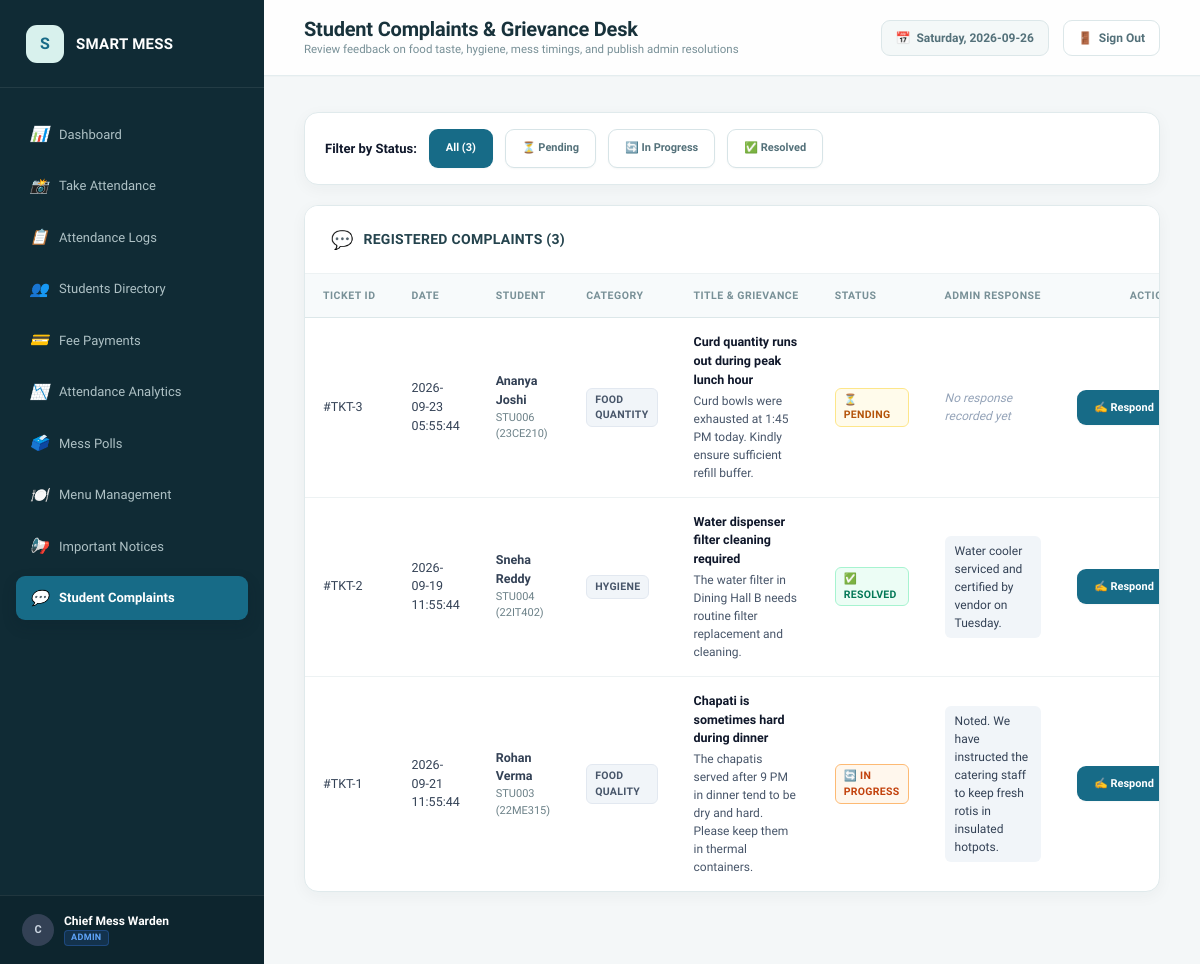
The page /admin/complaints (signed in) on the database as committed earlier.
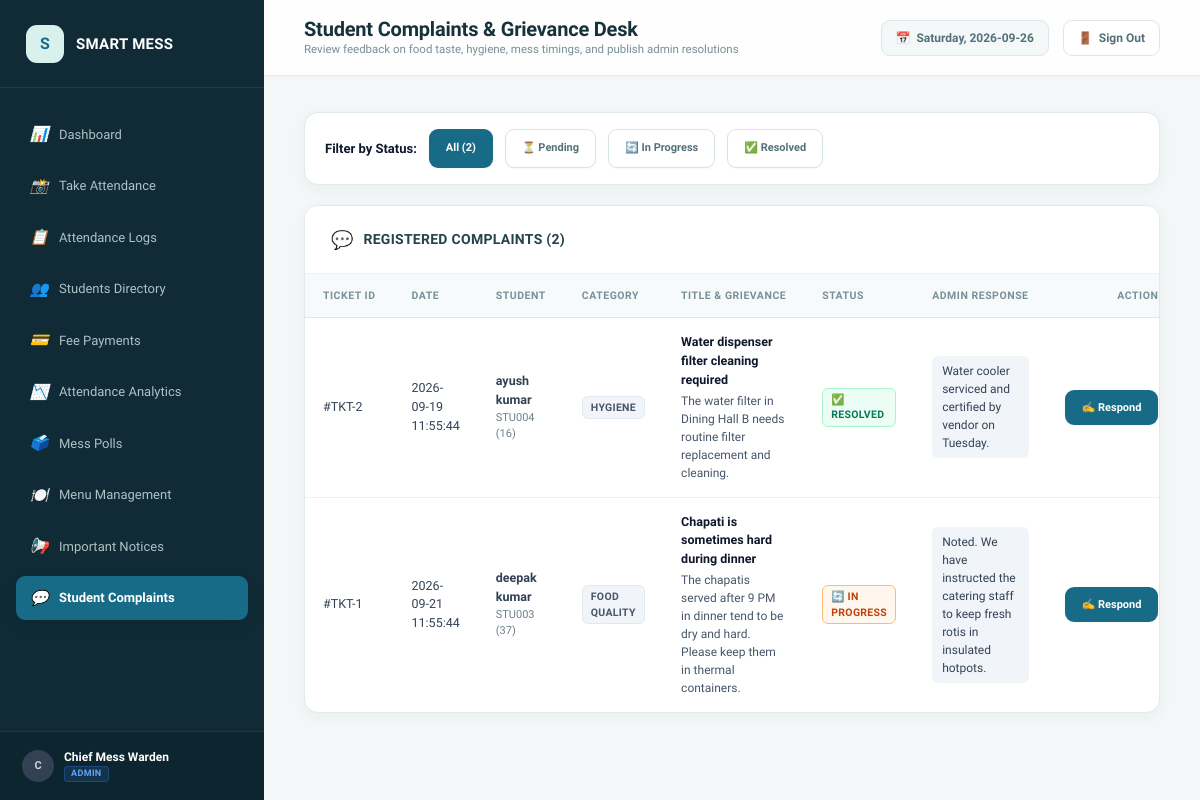
The same page on the database as committed later.
### tables this page shows
CREATE TABLE complaints (
        id INTEGER PRIMARY KEY AUTOINCREMENT,
        complaint_id TEXT UNIQUE NOT NULL,
        student_id TEXT NOT NULL,
        category TEXT NOT NULL,
        title TEXT NOT NULL,
        description TEXT NOT NULL,
        status TEXT DEFAULT 'Pending',
        admin_response TEXT,
        created_at TEXT NOT NULL,
        updated_at TEXT,
        FOREIGN KEY (student_id) REFERENCES students(student_id) ON DELETE CASCADE
    );

CREATE TABLE students (
        id INTEGER PRIMARY KEY AUTOINCREMENT,
        student_id TEXT UNIQUE NOT NULL,
        full_name TEXT NOT NULL,
        roll_number TEXT UNIQUE NOT NULL,
        branch TEXT NOT NULL,
        semester TEXT NOT NULL,
        mobile_number TEXT NOT NULL,
        password_hash TEXT NOT NULL,
        payment_status TEXT DEFAULT 'Unpaid',
        face_registered INTEGER DEFAULT 0,
        face_image_path TEXT,
        registration_date TEXT NOT NULL
    );

### app.py (the view)
@app.route("/admin/complaints")
@admin_required
def admin_complaints():
    status_filter = request.args.get("status", "")
    category_filter = request.args.get("category", "")
    conn = get_db_connection()
    cursor = conn.cursor()
    query = """
    SELECT c.id, c.complaint_id, c.student_id, s.full_name, s.roll_number, s.branch,
           c.category, c.title, c.description, c.status, c.admin_response, c.created_at, c.updated_at
    FROM complaints c
    JOIN students s ON c.student_id = s.student_id
    WHERE 1=1
    """
    params = []
    if status_filter:
        query += " AND c.status = ?"
        params.append(status_filter)
    if category_filter:
        query += " AND c.category = ?"
        params.append(category_filter)
    query += " ORDER BY c.id DESC"
    cursor.execute(query, params)
    complaints = cursor.fetchall()
    conn.close()
    categories = ["Food Quality", "Food Quantity", "Hygiene", "Timing", "Staff Behaviour", "Other"]
    return render_template(
        "admin/complaints.html",
        complaints=complaints,
        categories=categories,
        selected_status=status_filter,
        selected_category=category_filter
    )

### app.py (called while the page is built)
def admin_required(f):
    @wraps(f)
    def decorated_function(*args, **kwargs):
        if "user_role" not in session or session["user_role"] != "admin":
            flash("Admin access required. Please log in as an administrator.", "warning")
            return redirect(url_for("login"))
        return f(*args, **kwargs)
    return decorated_function

@app.context_processor
def inject_global_vars():
    now = datetime.now()
    return {
        "current_year": now.year,
        "current_date": now.strftime("%Y-%m-%d"),
        "current_day": now.strftime("%A"),
        "user_role": session.get("user_role"),
        "user_name": session.get("user_name"),
        "user_id": session.get("user_id"),
        "student_id": session.get("student_id")
    }

### database.py (called while the page is built)
def get_db_connection():
    conn = sqlite3.connect(DB_PATH)
    conn.row_factory = sqlite3.Row
    conn.execute("PRAGMA foreign_keys = ON;")
    return conn

### templates/admin/complaints.html (shortened to what the changed rows need)
{% extends "base.html" %}
{% block page_title %}Student Complaints & Grievance Desk{% endblock %}
{% block content %}
<div class="card" style="margin-bottom: 20px;">
  <div class="card-body" style="padding: 16px 20px;">
    <form method="GET" action="{{ url_for('admin_complaints') }}" style="display: flex; gap: 12px; align-items: center; flex-wrap: wrap;">
      <span style="font-size: 13px; font-weight: 700; color: #0f172a;">Filter by Status:</span>
      <a href="{{ url_for('admin_complaints') }}" class="btn btn-sm {% if not selected_status %}btn-primary{% else %}btn-secondary{% endif %}">
        All ({{ complaints | length }})
      </a>
      <a href="{{ url_for('admin_complaints', status='Pending') }}" class="btn btn-sm {% if selected_status == 'Pending' %}btn-primary{% else %}btn-secondary{% endif %}">
        ⏳ Pending
      </a>
      <a href="{{ url_for('admin_complaints', status='In Progress') }}" class="btn btn-sm {% if selected_status == 'In Progress' %}btn-primary{% else %}btn-secondary{% endif %}">
        🔄 In Progress
      </a>
      <a href="{{ url_for('admin_complaints', status='Resolved') }}" class="btn btn-sm {% if selected_status == 'Resolved' %}btn-primary{% else %}btn-secondary{% endif %}">
        ✅ Resolved
      </a>
    </form>
  </div>
</div>
<div class="card">
  <div class="card-header">
    <div class="card-title">
      <span>💬</span>
      <h3>Registered Complaints ({{ complaints | length }})</h3>
    </div>
  </div>
  <div class="card-body" style="padding: 0;">
    <div class="table-responsive">
      <table class="custom-table">
        <thead>
          <tr>
            <th>Ticket ID</th>
            <th>Date</th>
            <th>Student</th>
            <th>Category</th>
            <th>Title & Grievance</th>
            <th>Status</th>
            <th>Admin Response</th>
            <th style="text-align: right;">Action</th>
          </tr>
        </thead>
        <tbody>
          {% for c in complaints %}
            <tr>
              <td>#TKT-{{ c['id'] }}</td>
              <td>{{ c['created_at'] }}</td>
              <td>
                <strong>{{ c['full_name'] }}</strong>
                <div style="font-size: 11px; color: var(--text-muted);">{{ c['student_id'] }} ({{ c['roll_number'] }})</div>
              </td>
              <td><span class="badge badge-normal">{{ c['category'] }}</span></td>
              <td style="max-width: 280px;">
                <div style="font-weight: 700; color: #0f172a;">{{ c['title'] }}</div>
                <div style="font-size: 12px; color: #475569; margin-top: 2px;">{{ c['description'] }}</div>
              </td>
              <td>
                {% if c['status'] == 'Pending' %}
                  <span class="badge badge-pending">⏳ Pending</span>
                {% elif c['status'] == 'In Progress' %}
                  <span class="badge badge-high">🔄 In Progress</span>
                {% else %}
                  <span class="badge badge-paid">✅ Resolved</span>
                {% endif %}
              </td>
              <td style="font-size: 12px; color: #334155; max-width: 220px;">
                {% if c['admin_response'] %}
                  <div style="background: #f1f5f9; padding: 6px 10px; border-radius: var(--radius-sm);">
                    {{ c['admin_response'] }}
                  </div>
                {% else %}
                  <span style="color: var(--text-light); font-style: italic;">No response recorded yet</span>
                {% endif %}
              </td>
              <td style="text-align: right;">
                <button
                  class="btn btn-primary btn-sm"
                  onclick="openResponseModal('{{ c['id'] }}', '{{ c['full_name'] }}', '{{ c['status'] }}', '{{ c['admin_response'] or '' }}')"
                >
                  ✍️ Respond
                </button>
              </td>
            </tr>
          {% else %}
            <tr>
              <td colspan="8" style="text-align: center; color: var(--text-muted); padding: 40px;">
                No student complaints found in this category.
              </td>
            </tr>
          {% endfor %}
        </tbody>
      </table>
    </div>
  </div>
</div>
{% endblock %}

Rows that differ between the two databases and show on the page:
removed complaints: id "3", created_at "2026-09-23 05:55:44", full_name "Ananya Joshi", student_id "STU006", roll_number "23CE210", category "FOOD QUANTITY", title "Curd quantity runs out during peak lunch hour", description "Curd bowls were exhausted at 1:45 PM today. Kindly ensure sufficient refill buffer.", status "⏳ PENDING", shows "No response recorded yet"
changed through a linked row, complaints "Water dispenser filter cleaning required": full_name "Sneha Reddy" → "ayush kumar"; roll_number "22IT402" → "16"
changed through a linked row, complaints "Chapati is sometimes hard during dinner": full_name "Rohan Verma" → "deepak kumar"; roll_number "22ME315" → "37"
Other text that changed with them:
{{ complaints | length }}: "3" → "2"
